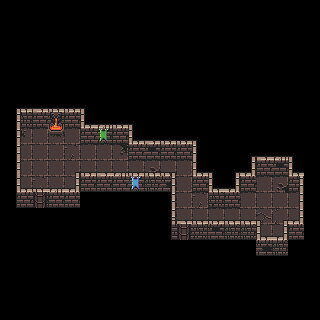

A level layout from a 2D game, rendered from its tile map. Below: a short description, then the map file with tile-grid data replaced by summaries:
An orthogonal 20x20 tile map with 16x16 px tiles, 5 tile layers (ground, background, foreground, foreground2, ...) and 7 objects (PLAYER, EXIT, CHEST_COMMON, SHOP, BOSS, ...).

<map version="1.5" tiledversion="1.6.0" orientation="orthogonal" renderorder="right-down" width="20" height="20" tilewidth="16" tileheight="16" infinite="0" nextlayerid="10" nextobjectid="32">
 <properties>
  <property name="musicFilePath" value="audio/music/Try and Solve This.ogg" />
 </properties>
 <tileset firstgid="1" source="tileset1.tsx" />
 <layer id="1" name="ground" width="20" height="20">
  <data>[400 cells, 58 non-empty, 8 distinct tile ids]</data>
 </layer>
 <layer id="4" name="background" width="20" height="20">
  <data>[400 cells, 19 non-empty, 6 distinct tile ids]</data>
 </layer>
 <layer id="9" name="foreground" width="20" height="20">
  <properties>
   <property name="z" type="int" value="1" />
  </properties>
  <data>[400 cells, 3 non-empty, 2 distinct tile ids]</data>
 </layer>
 <layer id="2" name="foreground2" width="20" height="20">
  <properties>
   <property name="z" type="int" value="1" />
  </properties>
  <data>[400 cells, 72 non-empty, 16 distinct tile ids]</data>
 </layer>
 <layer id="3" name="foreground3" width="20" height="20">
  <properties>
   <property name="z" type="int" value="1" />
  </properties>
  <data>[400 cells, 2 non-empty, 2 distinct tile ids]</data>
 </layer>
 <objectgroup id="5" name="collision">
  <properties>
   <property name="collisionLayer" type="bool" value="true" />
  </properties>
  <object id="31" x="16" y="128">
   <polyline points="4.25,-0.5625 64,0 64,16 112,16 112,32 176,32 176,64 192,64 192,80 224,80 224,64 240,64 240,48 272,48 272,64 283.545,64 283.818,112 272,112 272,128 240,128 240,112 224,112 192,112 160,112 160,80 160,64 112,64 64,64 64,80 4.5,79.375 4.5,-0.625" />
  </object>
 </objectgroup>
 <objectgroup id="6" name="entities">
  <object id="6" name="PLAYER" x="38.9167" y="172.917">
   <point />
  </object>
  <object id="7" name="EXIT" x="272" y="208" width="16.0678" height="16.0153" />
  <object id="8" name="CHEST_COMMON" x="193.19" y="207.383">
   <point />
  </object>
  <object id="26" name="SHOP" x="102.75" y="154.667">
   <point />
  </object>
 </objectgroup>
 <objectgroup color="#ff0000" id="7" name="enemies">
  <object id="20" name="GOBLIN" type="BOSS" x="182.625" y="192.25">
   <point />
  </object>
  <object id="30" name="GOBLIN" type="EASY" x="232" y="222">
   <point />
  </object>
 </objectgroup>
</map>
